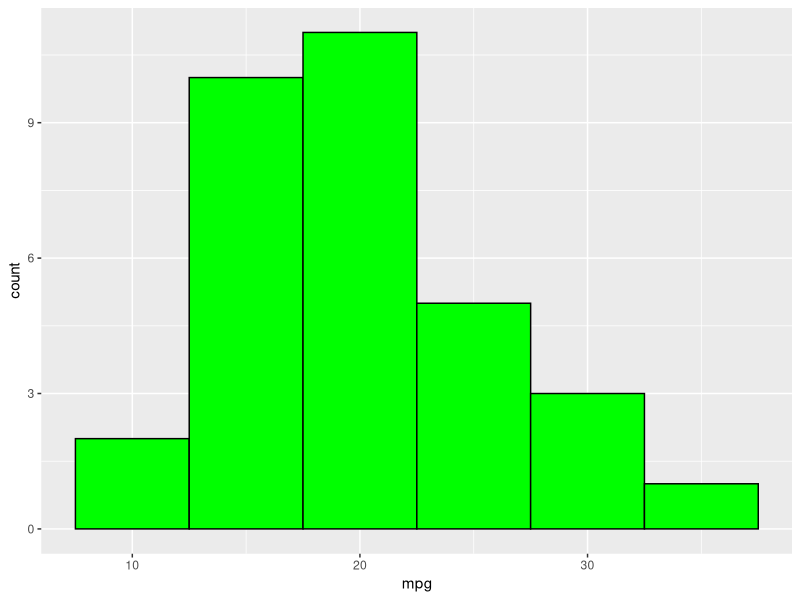
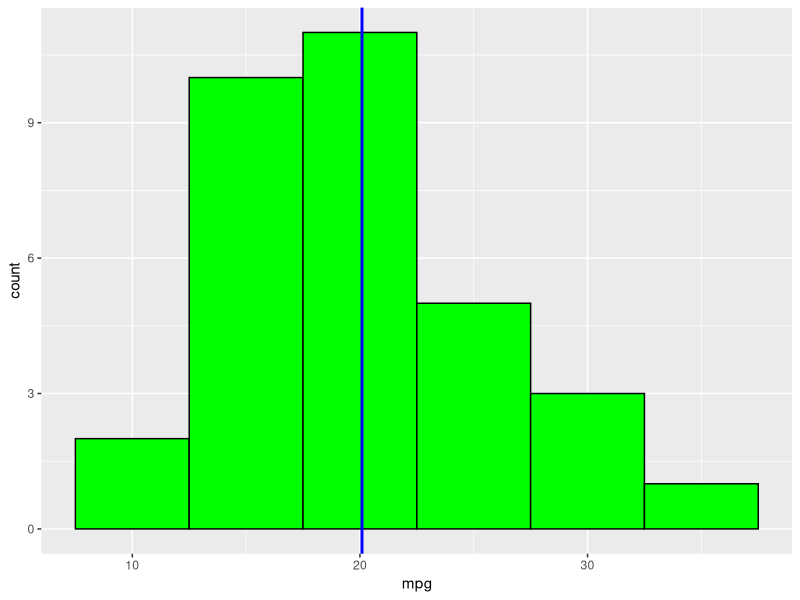

R code for these plots, in order:
## Use of semicolon to allow multiple commands on the same line
10 + 5 * 3; sin(10)

## calculate the hypotenuse
## from a right-angled triangle
## with the two other sides
## equal to 3 and 4

sqrt(3^2 + 4^2)

library(ggplot2)
library(carData)

Mcar <- mtcars
Mcar
str(Mcar)
P1 <- ggplot(Mcar, aes(mpg))+ geom_histogram(binwidth = 5, colour= "black", fill="green")
P1
p2 <- P1 + geom_vline(xintercept = mean(Mcar$mpg), col = "blue", size = 1 ) 
p2





